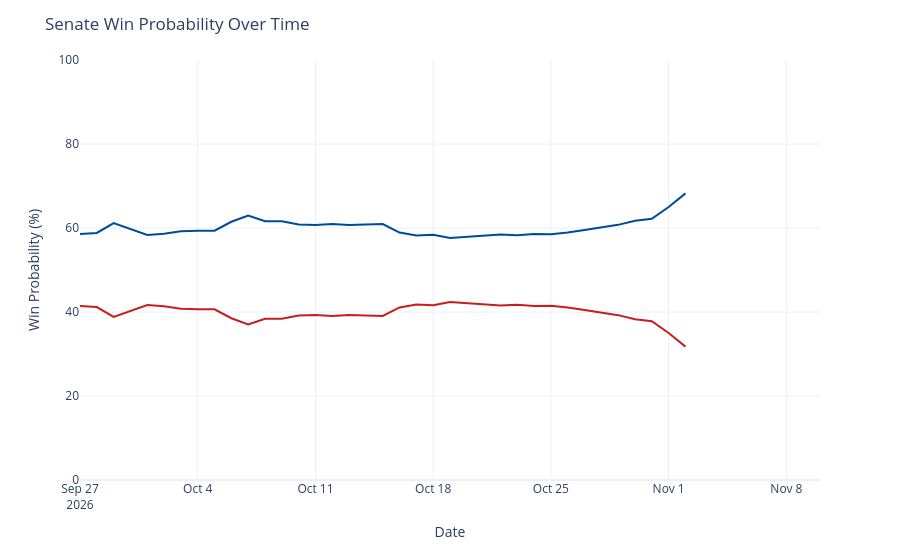

Notebook cell for this chart:
### Code cell
chance_over_time = output_ts[(output_ts['geo'] == 'US Senate') &
                             (output_ts['type'] == 'chance')]
chance_over_time['rep_chance'] = chance_over_time['y'].map(lambda x: 100 - x)
chance_over_time = chance_over_time.rename({'y': 'Democrats', 'rep_chance': 'Republicans'}, axis=1)
chance_time_ser = px.line(chance_over_time, x='date', y=['Democrats', 'Republicans'], template='plotly_white',
                         color_discrete_map={'Democrats': '#004b97', 'Republicans': '#c71e1d'},)
chance_time_ser.update_traces(hovertemplate="%{y:.1f}%")
chance_time_ser.update_layout(
    xaxis=dict(range=[pd.to_datetime('2026-09-27'), pd.to_datetime('2026-11-10')]),
    yaxis=dict(range=[0, 100]),
    xaxis_title='Date',
    yaxis_title='Win Probability (%)',
    title=dict(text="Senate Win Probability Over Time"),
    hovermode="x",
    showlegend=False
)
chance_time_ser

### Figure 1 — Plotly figure (JSON) as saved in the notebook; plotly's stock layout.template omitted (floating-point values rounded to 4 significant figures)
{"data": [{"hovertemplate": "%{y:.1f}%", "legendgroup": "Democrats", "line": {"color": "#004b97", "dash": "solid"}, "marker": {"symbol": "circle"}, "mode": "lines", "name": "Democrats", "orientation": "v", "showlegend": true, "type": "scatter", "x": ["2026-09-27", "2026-09-28", "2026-09-29", "2026-09-30", "2026-10-01", "2026-10-02", "2026-10-03", "2026-10-04", "2026-10-05", "2026-10-06", "2026-10-07", "2026-10-08", "2026-10-09", "2026-10-10", "2026-10-11", "2026-10-12", "2026-10-13", "2026-10-15", "2026-10-16", "2026-10-17", "2026-10-18", "2026-10-19", "2026-10-20", "2026-10-21", "2026-10-22", "2026-10-23", "2026-10-24", "2026-10-25", "2026-10-26", "2026-10-27", "2026-10-29", "2026-10-30", "2026-10-31", "2026-11-01", "2026-11-02"], "xaxis": "x", "y": [58.6, 58.83, 61.17, 59.8, 58.36, 58.64, 59.21, 59.34, 59.36, 61.49, 62.99, 61.61, 61.59, 60.85, 60.69, 60.92, 60.74, 60.95, 58.91, 58.21, 58.41, 57.61, 57.88, 58.25, 58.48, 58.3, 58.59, 58.54, 58.91, 59.54, 60.75, 61.7, 62.2, 65.0, 68.24], "yaxis": "y"}, {"hovertemplate": "%{y:.1f}%", "legendgroup": "Republicans", "line": {"color": "#c71e1d", "dash": "solid"}, "marker": {"symbol": "circle"}, "mode": "lines", "name": "Republicans", "orientation": "v", "showlegend": true, "type": "scatter", "x": ["2026-09-27", "2026-09-28", "2026-09-29", "2026-09-30", "2026-10-01", "2026-10-02", "2026-10-03", "2026-10-04", "2026-10-05", "2026-10-06", "2026-10-07", "2026-10-08", "2026-10-09", "2026-10-10", "2026-10-11", "2026-10-12", "2026-10-13", "2026-10-15", "2026-10-16", "2026-10-17", "2026-10-18", "2026-10-19", "2026-10-20", "2026-10-21", "2026-10-22", "2026-10-23", "2026-10-24", "2026-10-25", "2026-10-26", "2026-10-27", "2026-10-29", "2026-10-30", "2026-10-31", "2026-11-01", "2026-11-02"], "xaxis": "x", "y": [41.4, 41.17, 38.83, 40.2, 41.64, 41.36, 40.79, 40.66, 40.64, 38.51, 37.01, 38.39, 38.41, 39.15, 39.31, 39.08, 39.26, 39.05, 41.09, 41.79, 41.59, 42.39, 42.12, 41.75, 41.52, 41.7, 41.41, 41.46, 41.09, 40.46, 39.25, 38.3, 37.8, 35.0, 31.76], "yaxis": "y"}], "layout": {"hovermode": "x", "legend": {"title": {"text": "variable"}, "tracegroupgap": 0}, "margin": {"t": 60}, "showlegend": false, "title": {"text": "Senate Win Probability Over Time"}, "xaxis": {"anchor": "y", "domain": [0, 1], "range": ["2026-09-27T00:00:00", "2026-11-10T00:00:00"], "title": {"text": "Date"}}, "yaxis": {"anchor": "x", "domain": [0, 1], "range": [0, 100], "title": {"text": "Win Probability (%)"}}}}
